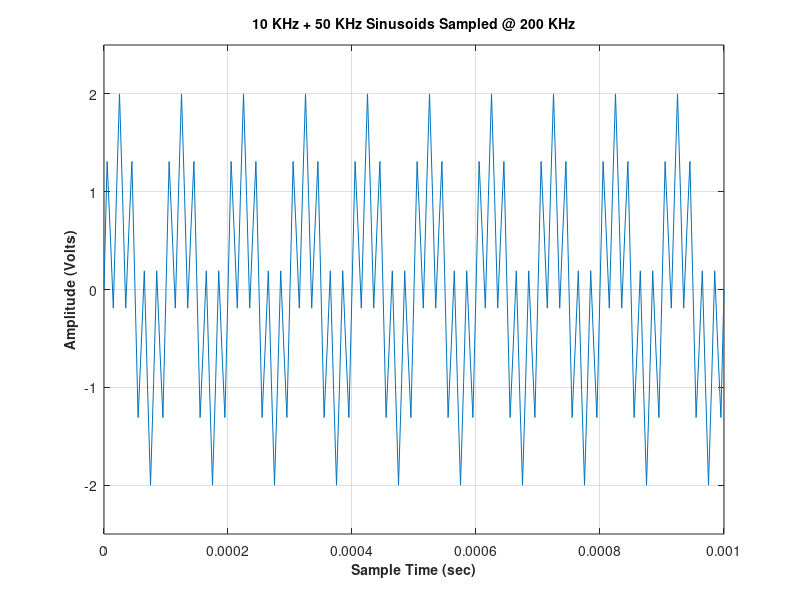
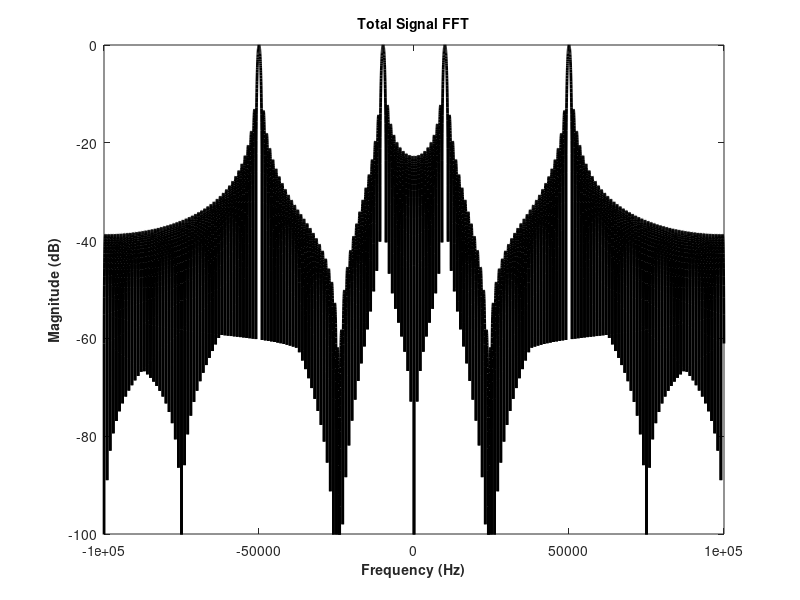

MATLAB code to generate these figures, in order:
% Jeremy Hong
% 4/22/2015
% Wright State University
%
% ©2015 Hong's Electronics/Jeremy K Hong
%                               _       
%   /\  /\  ___   _ __    __ _ ( ) ___  
%  / /_/ / / _ \ | '_ \  / _` ||/ / __| 
% / __  / | (_) || | | || (_| |   \__ \ 
% \/ /_/   \___/ |_| |_| \__, |   |___/ 
%                        |___/     
%  _____  _              _                        _            
% |  ___|| |            | |                      (_)           
% | |__  | |  ___   ___ | |_  _ __   ___   _ __   _   ___  ___ 
% |  __| | | / _ \ / __|| __|| '__| / _ \ | '_ \ | | / __|/ __|
% | |___ | ||  __/| (__ | |_ | |   | (_) || | | || || (__ \__ \
% \____/ |_| \___| \___| \__||_|    \___/ |_| |_||_| \___||___/
%                                                             
% ©2015 Sierra Nevada Corporation
%    _____   _   _    _____ 
%   / ____| | \ | |  / ____|
%  | (___   |  \| | | |     
%   \___ \  | . ` | | |     
%   ____) | | |\  | | |____ 
%  |_____/  |_| \_|  \_____|
%
% Copyright notice & terms of use available at:
% https://github.com/hongselectronics/EE4000/blob/master/LICENSE.md
% View code revision history here:
% https://github.com/hongselectronics/EE4000/blob/master/Final_Exam.m
%
% Linear Systems II Final Exam: MATLAB Take Home Portion
% EE4000-01
% Spring 2015
%%%%%%%%%%%%%%%%%%%%%%%%%%%%%%%%%%%%%%%%%%%%%%%%%%%%%%%%%%%%%%%%%%%%%%%%%%
%%
% Main problem definition: A signal generator puts out two sinusoids of 
% equal amplitude, one at 10 KHz and the other at 50 KHz. The signal is 
% sampled with an A/D operating at 200 KHz and collects data for 1 ms.
%
% Definition and Precalculations:
% We have an Analog Devices A/D converter that operates at 200 KHz and 
% runs for 1 ms
fs = 200000;
%Calculate sample frequency
ts = 1/fs;
% time
t = 0:ts:.001;
% Define frequencies and sinusoids
% Our Tektronix signal generator outputs a signal at 10 KHz
Tek = 10000;
s1 = sin(2*pi*Tek*t);
% Our HP/Agilent/Keysight signal generator outputs a signal at 50 KHz
Key = 50000;
s2 = sin(2*pi*Key*t);
%%
% Problem 1 [10 points] Create a total signal in the time domain from the 
% two sinusoids and plot the real-valued signal. Make sure that ALL axes 
% have proper values, limits and labels.
%
% total signal in time domain
s_t = s1 + s2;
% Plot signal in time domain
figure(1)
plot(t,s_t)
grid on
axis([0 .001 -2.5 2.5])
xlabel('Sample Time (sec)','fontweight','bold','fontsize',10)
% Since this is a signal generator we can assume that the y label is volts
ylabel('Amplitude (Volts)','fontweight','bold','fontsize',10)
title('10 KHz + 50 KHz Sinusoids Sampled @ 200 KHz','fontweight','bold','fontsize',10)


% 
%%
% Problem 2: [10 points] Compute the frequency domain of the total signal 
% using an 8192 FFT and plot your normalized magnitude as 20*log10(abs(…)) 
% Make sure that ALL axes have proper values, limits and labels.
%
nifft=8192;
fd=fftshift(fft(s_t,nifft));
fd=fd/max(fd);
xaxis=-fs/2:fs/nifft:fs/2-fs/nifft;
figure(2)
plot(xaxis,20*log10(abs(fd)),'k','linewidth',2)
xlabel('Frequency (Hz)','fontweight','bold','fontsize',10)
ylabel('Magnitude (dB)','fontweight','bold','fontsize',10)
title('Total Signal FFT','fontweight','bold','fontsize',10)
axis([-100000 100000 -100 0])

%%
% Problem 3: [20 points] Create an FIR lowpass filter with a cutoff of 
% 20 KHz and keeps only the 10 KHz signal. Make sure that the first filter 
% sidelobe is at least 40 dB down. Plot the normalized filter magnitude as 
% 20*log10(abs(…)) and on a separate plot show the unwrapped phase in
% degrees. Make sure that ALL axes have proper values, limits and labels.
% Remember that the unwrap command has input and output in radians.
%
%%
% Problem 4: [15 points] Apply your FIR filter in the frequency domain and
% plot the magnitude of your results as 20*log10(abs(…)). Make sure that 
% ALL axes have proper values, limits and labels.
%
%%
% Problem 5: [20 points] Create an IIR lowpass filter with a cutoff of 
% 20 KHz (transition frequency 25 KHz) and keeps only the 10 KHz signal. 
% Make sure that the first filter sidelobe is at least 40 dB down. Plot 
% the normalized filter magnitude as 20*log10(abs(…)) and on a separate 
% plot show the unwrapped phase in degrees. Make sure that ALL axes have 
% proper values, limits and labels. Remember that the unwrap command has 
% input and output in radians.
%
%%
% Problem 6: [15 points] Apply your IIR filter in the frequency domain and 
% plot the magnitude of your results as 20*log10(abs(…)). Make sure that
% ALL axes have proper values, limits and labels.
%
%%
% Problem 7: [10 points] On a separate figure plot the results of applying 
% your FIR and IIR filters on the same axes in the frequency domain. Use 
% black for the FIR and red for the IIR. Plot the magnitude as 
% 20*log10(abs(…)) and on a separate figure show the phase. 
% Make sure that ALL axes have proper values, limits and labels.
%


